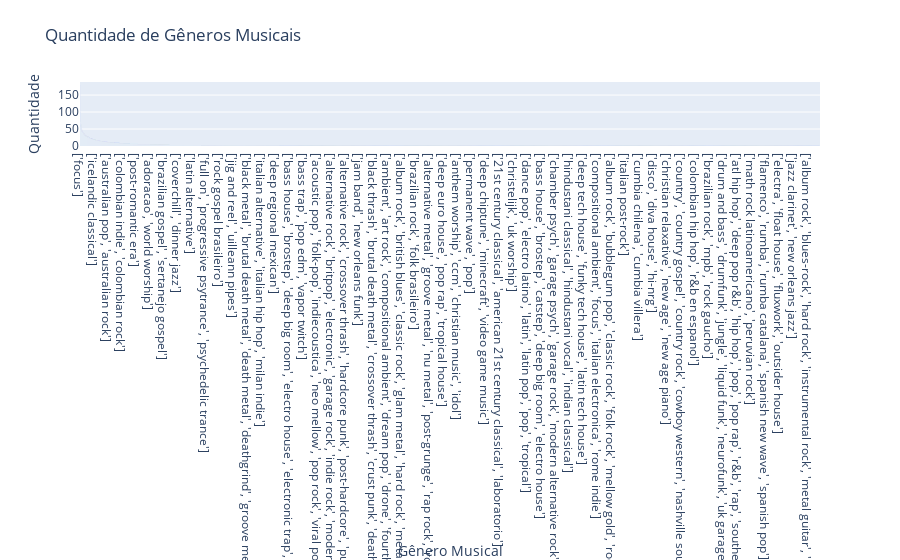

Notebook cell for this chart:
### Code cell
contagem_genero = artistas_df['genres'].value_counts().reset_index()
contagem_genero.columns = ['genres', 'quantidade']
fig = px.bar(contagem_genero, x='genres', y='quantidade', title='Quantidade de Gêneros Musicais', labels={'genres': 'Gênero Musical', 'quantidade': 'Quantidade'})
fig.show()

### Figure 1 — Plotly figure (JSON) as saved in the notebook; plotly's stock layout.template omitted (floating-point values rounded to 4 significant figures; data arrays with more than 128 entries replaced by an {"elided": "..."} marker saying what was removed)
{"data": [{"hovertemplate": "Gênero Musical=%{x}<br>Quantidade=%{y}<extra></extra>", "legendgroup": "", "marker": {"color": "#636efa", "pattern": {"shape": ""}}, "name": "", "orientation": "v", "showlegend": false, "textposition": "auto", "type": "bar", "x": {"elided": "13313 str values"}, "xaxis": "x", "y": {"elided": "13313 int values"}, "yaxis": "y"}], "layout": {"barmode": "relative", "legend": {"tracegroupgap": 0}, "title": {"text": "Quantidade de Gêneros Musicais"}, "xaxis": {"anchor": "y", "domain": [0, 1], "title": {"text": "Gênero Musical"}}, "yaxis": {"anchor": "x", "domain": [0, 1], "title": {"text": "Quantidade"}}}}
